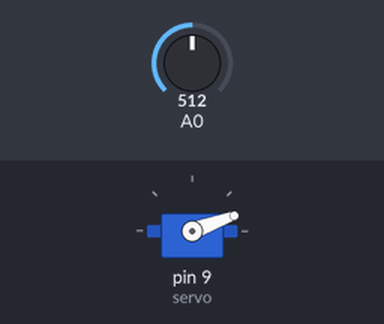
A sketch run on a simulated Arduino Uno, built with avr-gcc and run on an emulated ATmega328P. Shown: servo. Inputs (shaded band) come from the test bench; at power-on: A0 = 512. What the sketch prints to the serial monitor is not drawn.

Above: at 0.4 s.
Timing chart, 0 to 2.1 s (numbered marks = the images above):
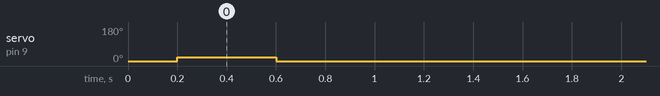

The sketch:

chrome_dino.ino
```cpp
#include <Servo.h>
Servo servo;
bool isJump=0;
bool prevJump=0;
int jumpDelay=0;
bool isJumping=0;
int count=0;
unsigned long previousPrintTime = 0;  // 마지막 Serial 출력 시간
const unsigned long printInterval = 250;  // 출력 간격 (0.5초)

void setup() {
  // put your setup code here, to run once:
  Serial.begin(9600);
  servo.attach(9);
  servo.write(0);
}

void loop() {
  unsigned long currentTime = millis();
  // put your main code here, to run repeatedly:
  int light = analogRead(A0);

  // 0.1초마다 light 값 출력
  if (currentTime - previousPrintTime >= printInterval) {
    Serial.println(light);
    previousPrintTime = currentTime;
  }
  if(light<760)
  {
    isJump = 1;
  }
  else
  {
    isJump = 0;
  }

  if(prevJump==0 && isJump==1)
  {
    count++;

    if(count<=4)
    {
      delay(200);
      servo.write(20);
      delay(400);
    }
    else if(count<10)
    {
      delay(200);
      servo.write(20);
      delay(400);
    }
    else if(count<20)
    {
      delay(50);
      servo.write(20);
      delay(200);
    }
    else
    {
      delay(20);
      servo.write(20);
      delay(200);
    }
    servo.write(0);

  }

  prevJump = isJump;
  delay(30);

}
```

Measured:
- by itself, servo on pin 9 (servo): 0° → 20° at 0.20 s, → 0° 0.40 s later
